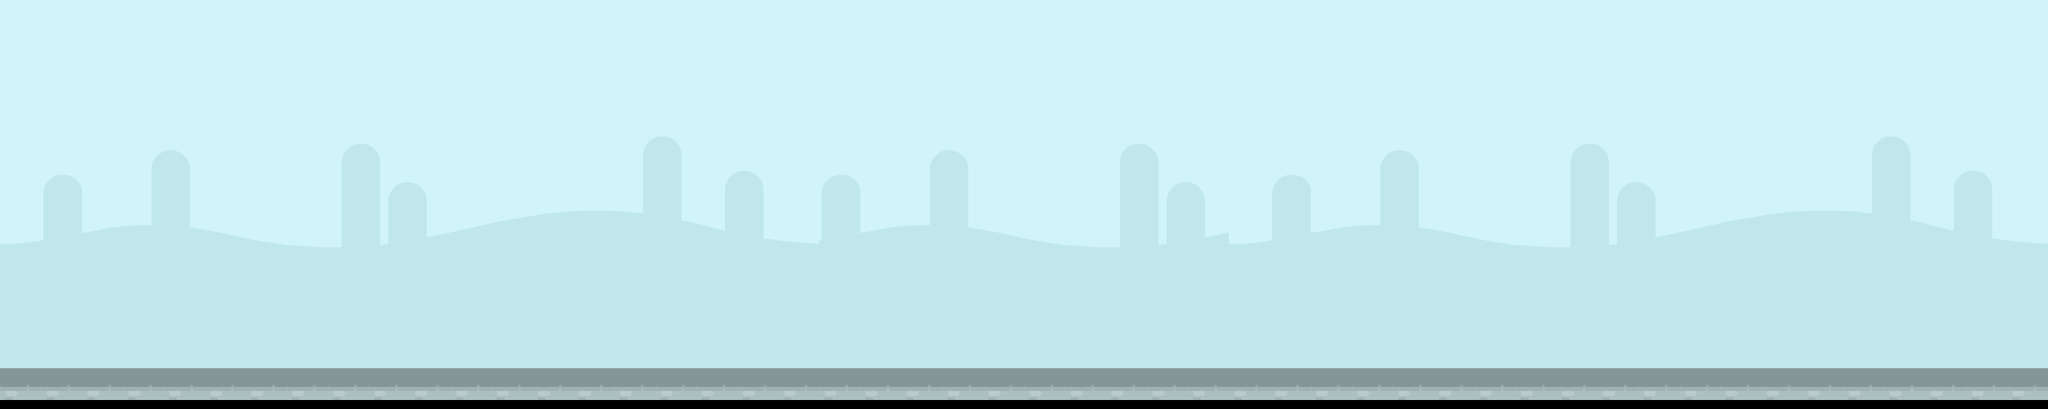

Tiled map render using the project's own tile images. Description and the whole map definition, tile-layer contents included, below:
An orthogonal 50x10 tile map with 50x50 px tiles, 1 tile layer (Calque de Tile 1), 2 tilesets.

<map version="1.0" orientation="orthogonal" renderorder="right-down" width="50" height="10" tilewidth="50" tileheight="50" nextobjectid="1">
 <tileset firstgid="1" name="bg" tilewidth="50" tileheight="50" spacing="1" margin="1" tilecount="200" columns="20">
  <image source="Mushroom expansion/Backgrounds/bg_grasslands.png" width="1024" height="512" />
 </tileset>
 <tileset firstgid="201" name="sol" tilewidth="50" tileheight="50" spacing="1" margin="1" tilecount="1" columns="1">
  <image source="Base pack/Tiles/castleHalfMid.png" width="70" height="70" />
  <tile id="0">
   <properties>
    <property name="blocked" value="" />
   </properties>
  </tile>
 </tileset>
 <layer name="Calque de Tile 1" width="50" height="10">
  <data encoding="csv">
1,2,3,4,5,6,7,8,9,10,11,12,13,14,15,16,17,18,19,20,2,3,4,5,6,7,8,9,10,11,1,2,3,4,5,6,7,8,9,10,11,12,13,14,15,16,17,18,19,20,
21,22,23,24,25,26,27,28,29,30,31,32,33,34,35,36,37,38,39,40,22,23,24,25,26,27,28,29,30,31,21,22,23,24,25,26,27,28,29,30,31,32,33,34,35,36,37,38,39,40,
41,42,43,44,45,46,47,48,49,50,51,52,53,54,55,56,57,58,59,60,42,43,44,45,46,47,48,49,50,51,41,42,43,44,45,46,47,48,49,50,51,52,53,54,55,56,57,58,59,60,
61,62,63,64,65,66,67,68,69,70,71,72,73,74,75,76,77,78,79,80,62,63,64,65,66,67,68,69,70,71,61,62,63,64,65,66,67,68,69,70,71,72,73,74,75,76,77,78,79,80,
81,82,83,84,85,86,87,88,89,90,91,92,93,94,95,96,97,98,99,100,82,83,84,85,86,87,88,89,90,91,81,82,83,84,85,86,87,88,89,90,91,92,93,94,95,96,97,98,99,100,
101,102,103,104,105,106,107,108,109,110,111,112,113,114,115,116,117,118,119,120,102,103,104,105,106,107,108,109,110,111,101,102,103,104,105,106,107,108,109,110,111,112,113,114,115,116,117,118,119,120,
121,122,123,124,125,126,127,128,129,130,131,132,133,134,135,136,137,138,139,140,122,123,124,125,126,127,128,129,130,131,121,122,123,124,125,126,127,128,129,130,131,132,133,134,135,136,137,138,139,140,
141,142,143,144,145,146,147,148,149,150,151,152,153,154,155,156,157,158,159,160,142,143,144,145,146,147,148,149,150,151,141,142,143,144,145,146,147,148,149,150,151,152,153,154,155,156,157,158,159,160,
161,162,163,164,165,166,167,168,169,170,171,172,173,174,175,176,177,178,179,180,162,163,164,165,166,167,168,169,170,171,161,162,163,164,165,166,167,168,169,170,171,172,173,174,175,176,177,178,179,180,
201,201,201,201,201,201,201,201,201,201,201,201,201,201,201,201,201,201,201,201,201,201,201,201,201,201,201,201,201,201,201,201,201,201,201,201,201,201,201,201,201,201,201,201,201,201,201,201,201,201
</data>
 </layer>
</map>
